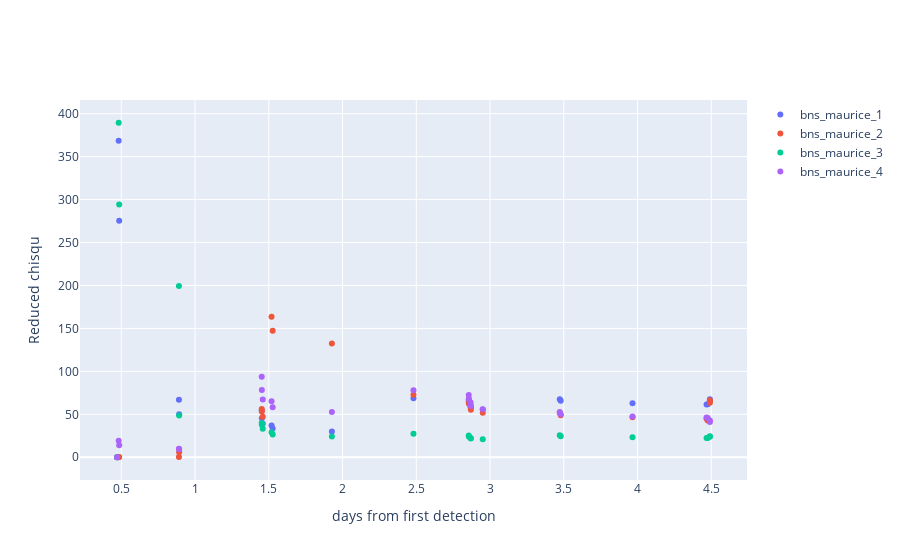

Notebook code for this chart:
### Code cell
fig = go.Figure()

for key in pos_df_dict.keys():
    fig.add_trace(go.Scatter(x=pos_df_dict[key]["latest_det"] - trigger_time, y = pos_df_dict[key]["chisq"]/pos_df_dict[key]["ndof"], name=key, mode="markers"))

fig.update_layout({"xaxis_title": "days from first detection",
                   "yaxis_title": "Reduced chisqu"})
fig.show()
